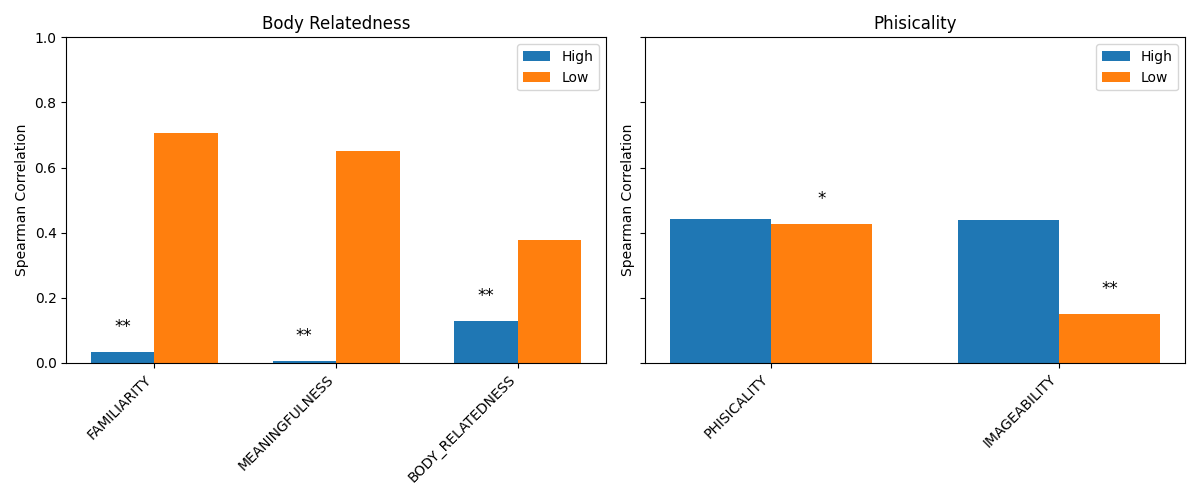

This chart was generated by the following Python code:
import pandas as pd
import matplotlib.pyplot as plt
import numpy as np

# Dati
data = {
    "split_dimension": ["BODY_RELATEDNESS","BODY_RELATEDNESS","BODY_RELATEDNESS","BODY_RELATEDNESS",
                        "BODY_RELATEDNESS","BODY_RELATEDNESS","PHISICALITY","PHISICALITY",
                        "PHISICALITY","PHISICALITY"],
    "group": ["high","low","high","low","high","low","high","low","high","low"],
    "target_dimension": ["FAMILIARITY","FAMILIARITY","MEANINGFULNESS","MEANINGFULNESS",
                         "BODY_RELATEDNESS","BODY_RELATEDNESS","PHISICALITY","PHISICALITY",
                         "IMAGEABILITY","IMAGEABILITY"],
    "n_item": [32,22,32,32,32,32,21,21,21,21],
    "spearman_corr": [0.033,0.707,0.004,0.652,0.127,0.378,0.441,0.427,0.440,0.149],
    "p_value": [0.8577,0.00024,0.9833,0.000052,0.4902,0.0331,0.0453,0.0536,0.0457,0.5199]
}

df = pd.DataFrame(data)

# Colori
color_high = "#1f77b4"
color_low = "#ff7f0e"  # stesso colore tra split_dimension

# Facet per split_dimension
split_dims = df['split_dimension'].unique()
fig, axes = plt.subplots(1, len(split_dims), figsize=(12,5), sharey=True)

if len(split_dims) == 1:
    axes = [axes]

for ax, split in zip(axes, split_dims):
    df_split = df[df['split_dimension'] == split]
    target_dims = df_split['target_dimension'].unique()
    x = np.arange(len(target_dims))
    width = 0.35

    high_vals = df_split[df_split['group']=='high']['spearman_corr'].values
    low_vals = df_split[df_split['group']=='low']['spearman_corr'].values
    high_p = df_split[df_split['group']=='high']['p_value'].values
    low_p = df_split[df_split['group']=='low']['p_value'].values

    rects1 = ax.bar(x - width/2, high_vals, width, label='High', color=color_high)
    rects2 = ax.bar(x + width/2, low_vals, width, label='Low', color=color_low)

    # aggiungi asterischi sopra le barre
    for i, pv in enumerate(high_p):
        if pv > 0.1:
            ax.text(x[i] - width/2, high_vals[i]+0.05, '**', ha='center', va='bottom', fontsize=12)
        elif pv > 0.05:
            ax.text(x[i] - width/2, high_vals[i]+0.05, '*', ha='center', va='bottom', fontsize=12)

    for i, pv in enumerate(low_p):
        if pv > 0.1:
            ax.text(x[i] + width/2, low_vals[i]+0.05, '**', ha='center', va='bottom', fontsize=12)
        elif pv > 0.05:
            ax.text(x[i] + width/2, low_vals[i]+0.05, '*', ha='center', va='bottom', fontsize=12)

    ax.set_title(split.replace("_"," ").title())
    ax.set_xticks(x)
    ax.set_xticklabels(target_dims, rotation=45, ha='right')
    ax.set_ylim(0,1)
    ax.set_ylabel("Spearman Correlation")
    ax.legend()

plt.tight_layout()
plt.savefig("barplot_correlations.png", dpi=300)
plt.show()
